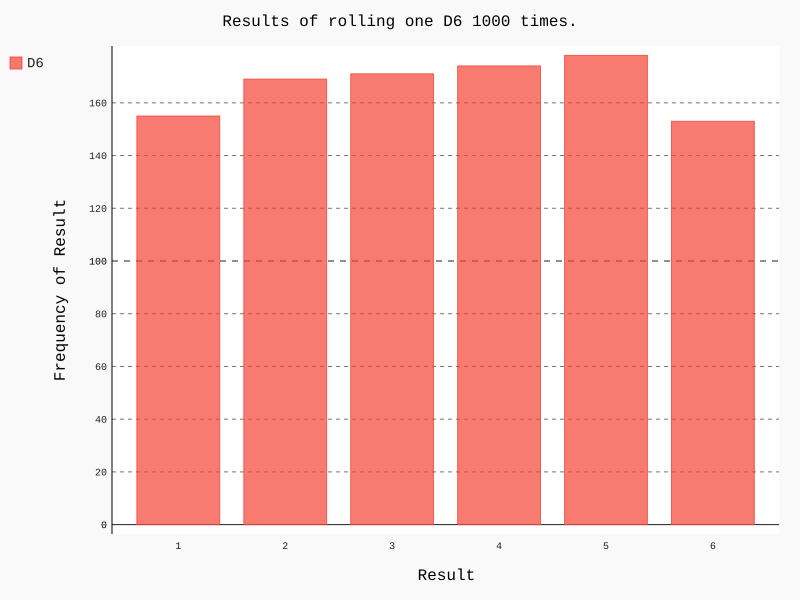

Here is the Python script that generated this plot:
from die import Die
import pygal

# create a D6
die = Die()

# make some rolls, and store results in a list
results = []

for roll_num in range(1000):
    result = die.roll()
    results.append(result)

# analyze the results

frequencies = []

for value in range(1, die.num_sides+1):
    frequency = results.count(value)
    frequencies.append(frequency)

# visualize the results

hist = pygal.Bar()

hist.title = "Results of rolling one D6 1000 times."
hist.x_labels = ['1', '2', '3', '4', '5', '6']
hist.x_title = "Result"
hist.y_title = "Frequency of Result"

hist.add("D6", frequencies)
hist.render_to_file('die_visual.svg')
